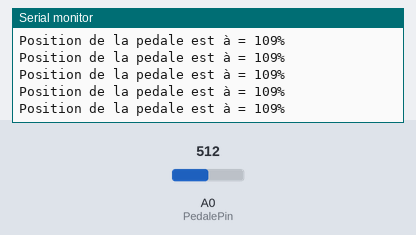
This sketch was run on a simulated Arduino Uno, built with avr-gcc and run on an emulated ATmega328P. On the bench: the last lines printed to the serial monitor. The inputs (shaded band) are chosen by the test bench; at power-on: A0 (PedalePin) = 512.

Above: at 1.2 s.
1.3 s: A0 (PedalePin) set to 484
At 1.9 s:
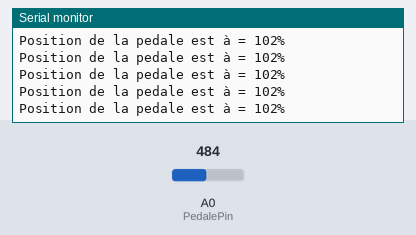
4.3 s: A0 (PedalePin) set to 457
At 5.1 s:
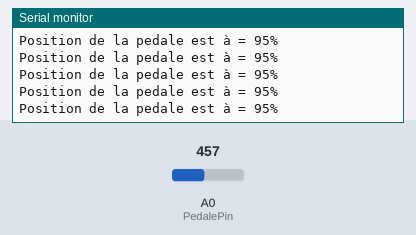
Timing chart, 0 to 7.3 s (numbered marks = the images above; inputs shaded):
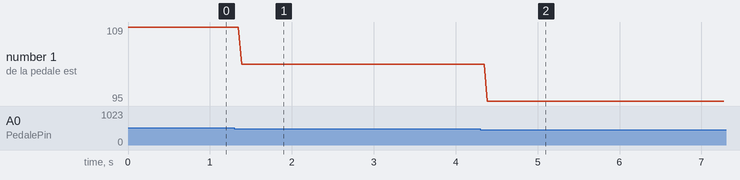

Measured:
- after the input at 1.3 s, the serial monitor: prints a new line after 0.09 s (image 1)
- after the input at 4.3 s, the serial monitor: prints a new line after 0.09 s (image 2)
- plotted number 1: 109 → 102 after the input at 1.3 s, 102 → 95 after the input at 4.3 s

The sketch:

01_Amesis_throttle.ino
```cpp
// (licence header left out)
//////////////////////////////
// Déclaration des variable //
//////////////////////////////

const int PedalePin = A0;             // Pin analogique d'enté (input) du potentiometre
      int PedaleNumerique = 0;        // lire la vleur du potentiometre en numerique de 0 à 1023
      int PedaleValeur = 0;           // valeur entre 0 et 100% simplement la conversion du 0 à 1023 en 0 à 100%


///////////////////////////////
//Inicialisation du l'arduino//
///////////////////////////////

void setup() {
  // initialisation du port serie a 9600 bps:
  Serial.begin(9600);
}

///////////////////////////////////
//Programme en bloucle du projet //
///////////////////////////////////

void loop() {
  // Lectue de la valeur annalogique:
  PedaleNumerique = analogRead(PedalePin);

  // Fonction "map" de mise à l'echelle : le 70 et 474 sont les valeur de ma pédale, il se peut que d'autre pédale et des valeur differente, pour les trouver remplacer les valeur "PedaleValeur = map(Pedale, X, Y, 0, 100);" X et Y par X = 0 et Y = 1023 et controlez votre debut/fin de course de votre pédale, vous trouvereai votre propre X et Y
  PedaleValeur = map(PedaleNumerique, 70, 474, 0, 100);

  // On renvoi les info sur le port serie pour la consol arduino
  Serial.print("Position de la pedale est à = ");
  Serial.print(PedaleValeur);
  Serial.println("%");

  // On attend 2 miliseconde pour que notre montage soit stable
  delay(2);
}
```
